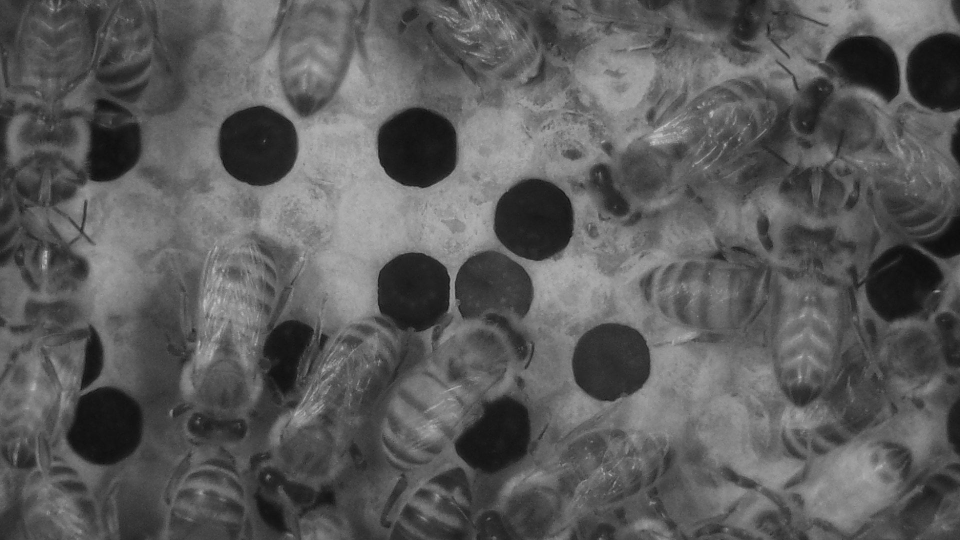
#> input picture AI/test_images/image_1219.jpg, 1920 x 1080 px, found by its file name (shown at 1/2 size)
$ python grid_fitting.py
#> lines starting #> are read from the running program, lines starting #| are printed output that depends on the picture; after the words box and inside, x2 and y2 are one past the last pixel; in counts of white or black regions, pixels touching at a corner belong together
import cv2
import numpy as np
from AI.preprocess import *
from AI.detect import *

sample_image = cv2.imread('AI/test_images/image_1219.jpg')
#> sample_image is the input picture: shape (1080, 1920, 3); min 5, max 207, mean 91.3
sample_image_rgb = sample_image.copy()
sample_image = cv2.cvtColor(sample_image, cv2.COLOR_BGR2GRAY)
#> sample_image: shape (1080, 1920)
FOUR_OVER_ROOT3 = 2.309401077
TWO_OVER_ROOT3 = 1.154700538
ROOT3 = 1.732050808


# [39 lines left out: function draw_hexagon, not called in this run]


circle_org = (515, 291, 79) # x, y, r

circle = (515, 291, 79)
x, y, r = circle
height, width = sample_image.shape
#> height = 1080; width = 1920


# the bottom boundaries for the circles
supposed_cells = []

line_height = y + r
while line_height < height:
    cv2.line(sample_image_rgb, (0, line_height),  (width - 1, line_height), (255, 0, 0), 1)
    line_height += int(r * 3 * TWO_OVER_ROOT3 + 15)
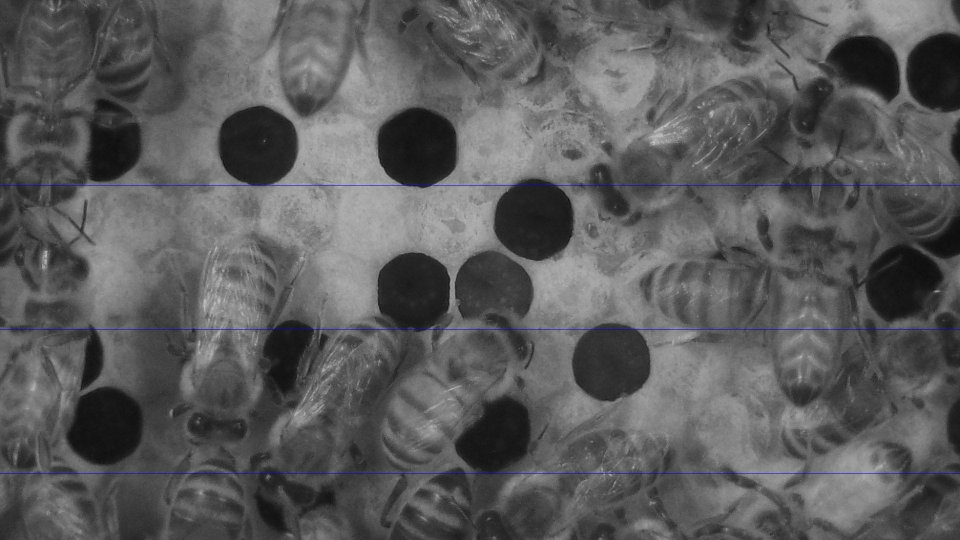
#> sample_image_rgb: shape (1080, 1920, 3) (shown at 1/2 size); 0.28% of pixels changed, all inside (x1, y1, x2, y2) = (0, 370, 1920, 947)
#> after the loop, line_height = 1234

line_height = y + r - int(r * 3 * TWO_OVER_ROOT3 + 15)
while (line_height > 0):
    cv2.line(sample_image_rgb, (0, line_height),  (width - 1, line_height), (255, 0, 0), 1)
    line_height -= int(r * 3 * TWO_OVER_ROOT3 + 15)
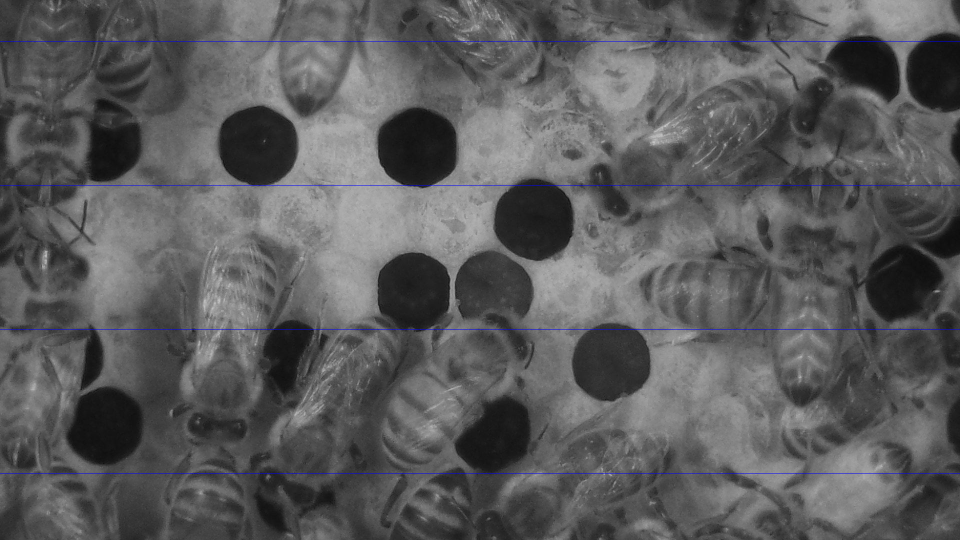
#> sample_image_rgb: shape (1080, 1920, 3) (shown at 1/2 size); 0.09% of pixels changed, all inside (x1, y1, x2, y2) = (0, 82, 1920, 83)
#> after the loop, line_height = -206

# the top boundaries for the circles
line_height = y - r
while line_height > 0:
    cv2.line(sample_image_rgb, (0, line_height),  (width - 1, line_height), (0, 0, 255), 1)
    line_height -= int(r * 3 *TWO_OVER_ROOT3 + 15)
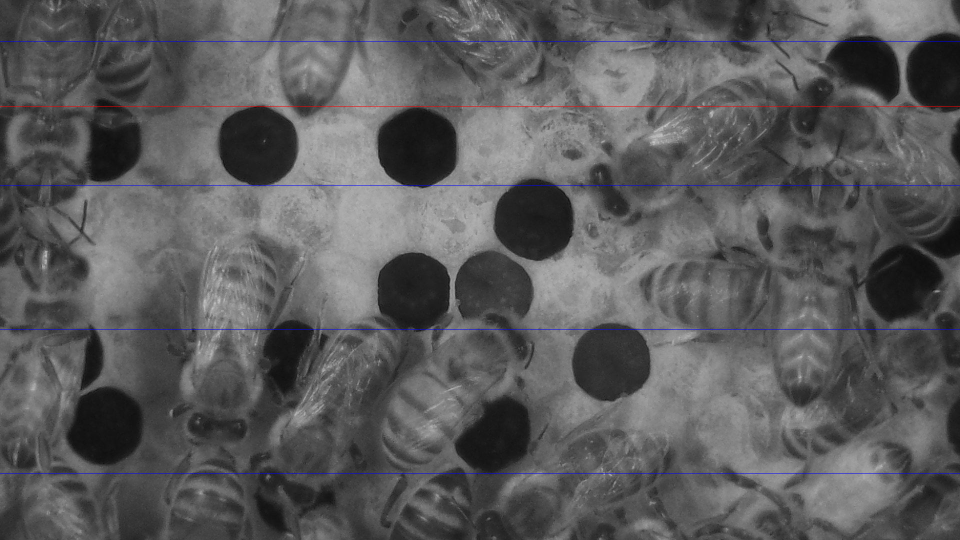
#> sample_image_rgb: shape (1080, 1920, 3) (shown at 1/2 size); 0.09% of pixels changed, all inside (x1, y1, x2, y2) = (0, 212, 1920, 213)
#> after the loop, line_height = -76

line_height = y - r + int(r * 3 *TWO_OVER_ROOT3 + 15)
while (line_height < height):
    cv2.line(sample_image_rgb, (0, line_height),  (width - 1, line_height), (0, 0, 255), 1)
    line_height += int(r * 3 * TWO_OVER_ROOT3 + 15)
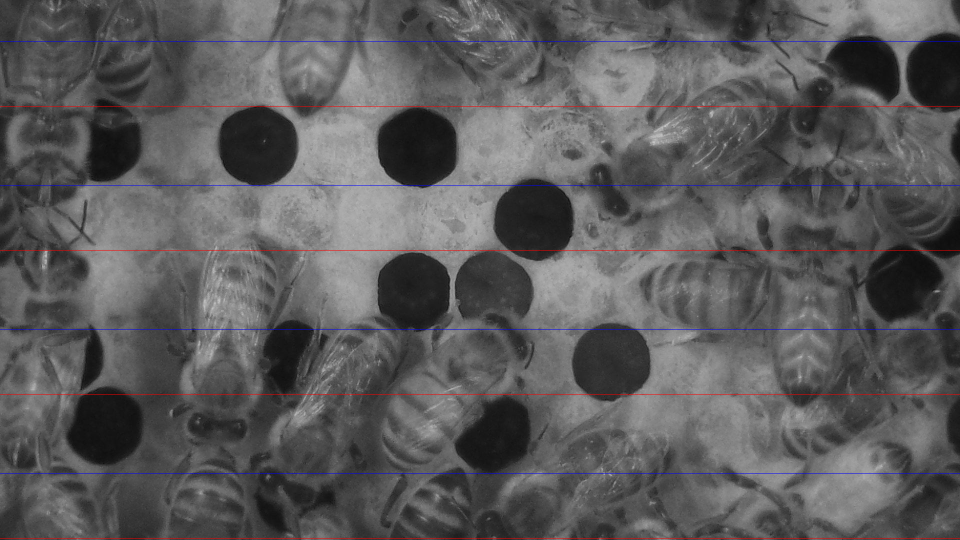
#> sample_image_rgb: shape (1080, 1920, 3) (shown at 1/2 size); 0.28% of pixels changed, all inside (x1, y1, x2, y2) = (0, 500, 1920, 1077)
#> after the loop, line_height = 1364

# the right boundaries for the circles
vertical_line = x + r
while vertical_line > 0:
    cv2.line(sample_image_rgb, (vertical_line, 0),  (vertical_line, height - 1), (0, 255, 0), 1)
    vertical_line -= int(2 * r)
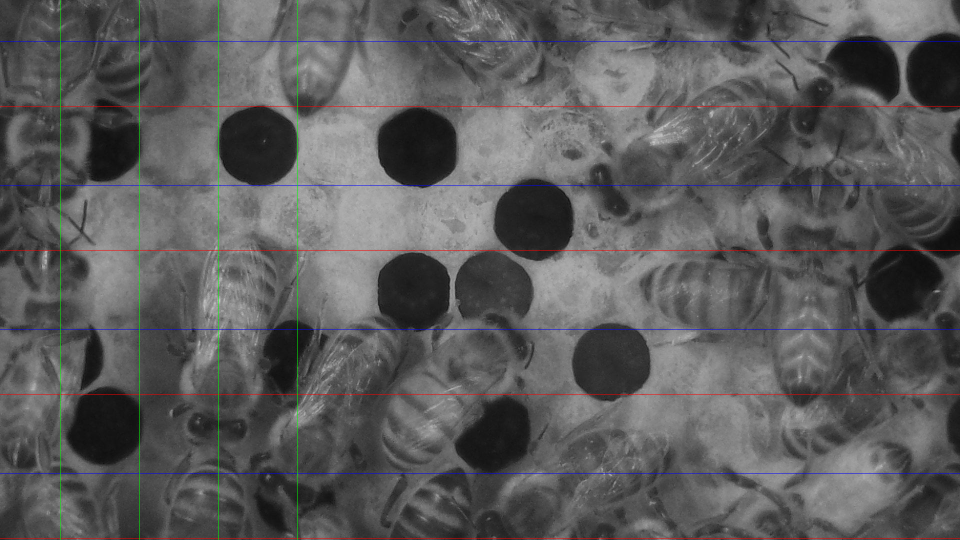
#> sample_image_rgb: shape (1080, 1920, 3) (shown at 1/2 size); 0.21% of pixels changed, all inside (x1, y1, x2, y2) = (120, 0, 595, 1080)
#> after the loop, vertical_line = -38

# the left boundaries for the circles
vertical_line = x - r
while vertical_line < width:
    cv2.line(sample_image_rgb, (vertical_line, 0),  (vertical_line, height - 1), (0, 255, 0), 1)
    vertical_line += int(2 * r)
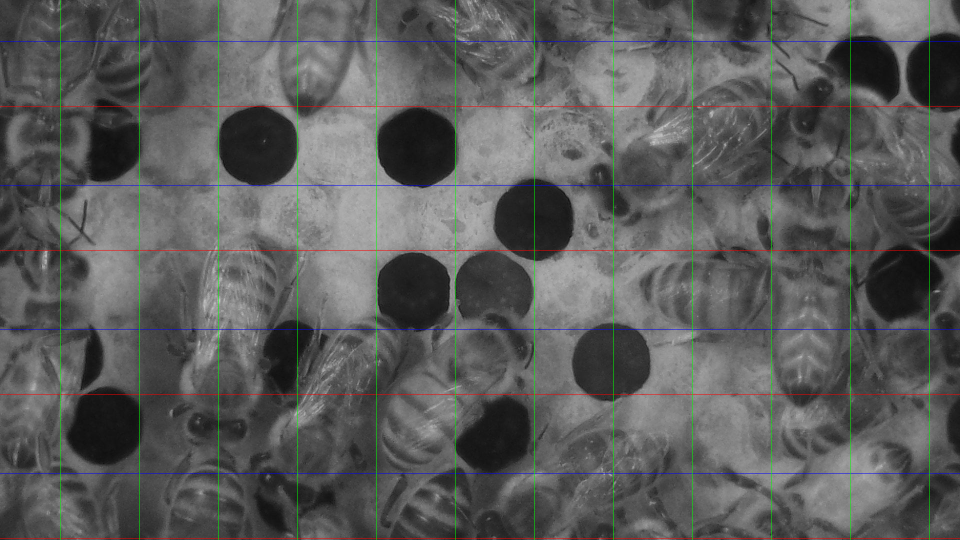
#> sample_image_rgb: shape (1080, 1920, 3) (shown at 1/2 size); 0.42% of pixels changed, all inside (x1, y1, x2, y2) = (752, 0, 1859, 1080)
#> after the loop, vertical_line = 2016

cv2.imshow('Line Drawn', sample_image_rgb)
cv2.waitKey(0)
cv2.destroyAllWindows()


# [27 lines left out: function detect_circle_on_clip, not called in this run]
    #circles = detect_hough(sample_image)


sample_image = cv2.imread('AI/test_images/Screenshot from 2023-12-25 16-27-20.png')
#> (the run stopped early here; a loop or call above may not have finished)

$ run again, with AI/test_images/image_1.jpg copied over AI/test_images/image_1219.jpg
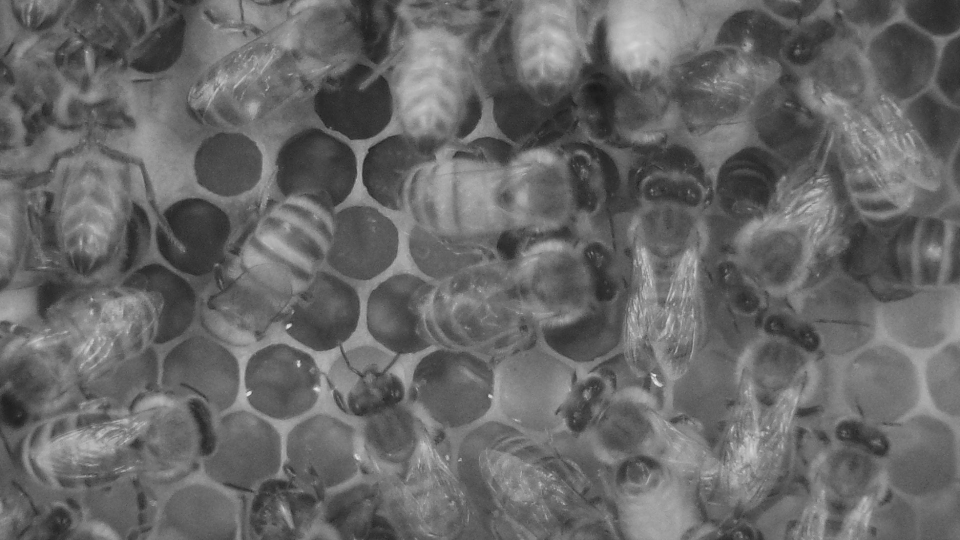
#> input picture AI/test_images/image_1.jpg, 1920 x 1080 px, found by its file name (shown at 1/2 size)
#> sample_image is the input picture: shape (1080, 1920, 3); min 19, max 236, mean 103.2
#> sample_image: shape (1080, 1920)
#> after the loop `while line_height < height:`: line_height = 1234
#> after the loop `while (line_height > 0):`: line_height = -206
#> after the loop `while line_height > 0:`: line_height = -76
#> after the loop `while (line_height < height):`: line_height = 1364
#> after the loop `while vertical_line > 0:`:
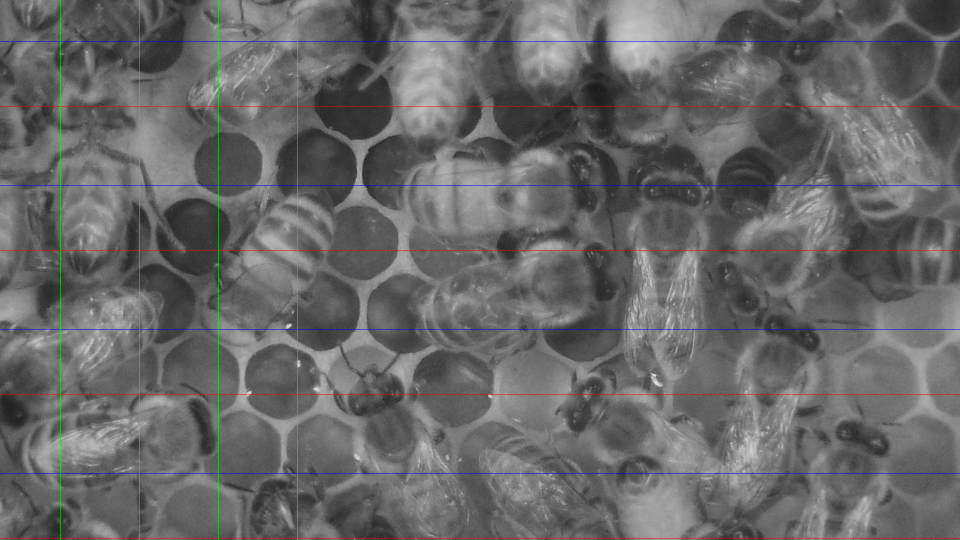
#> sample_image_rgb: shape (1080, 1920, 3) (shown at 1/2 size); mean B, G, R 103.2, 102.7, 103.2
#> after the loop `while vertical_line > 0:`: vertical_line = -38
#> after the loop `while vertical_line < width:`:
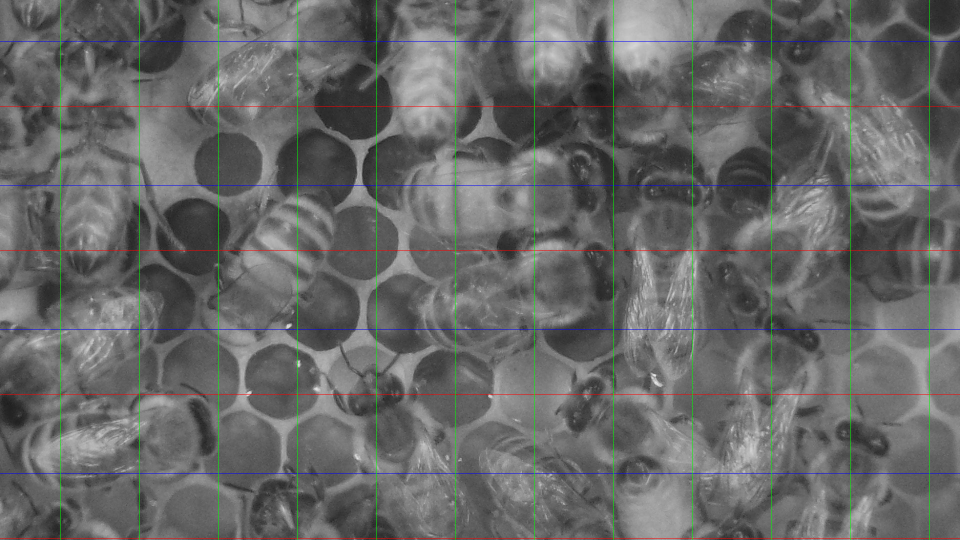
#> sample_image_rgb: shape (1080, 1920, 3) (shown at 1/2 size); 0.42% of pixels changed, all inside (x1, y1, x2, y2) = (752, 0, 1859, 1080)
#> after the loop `while vertical_line < width:`: vertical_line = 2016

$ run again, with AI/test_images/image_150.jpg copied over AI/test_images/image_1219.jpg
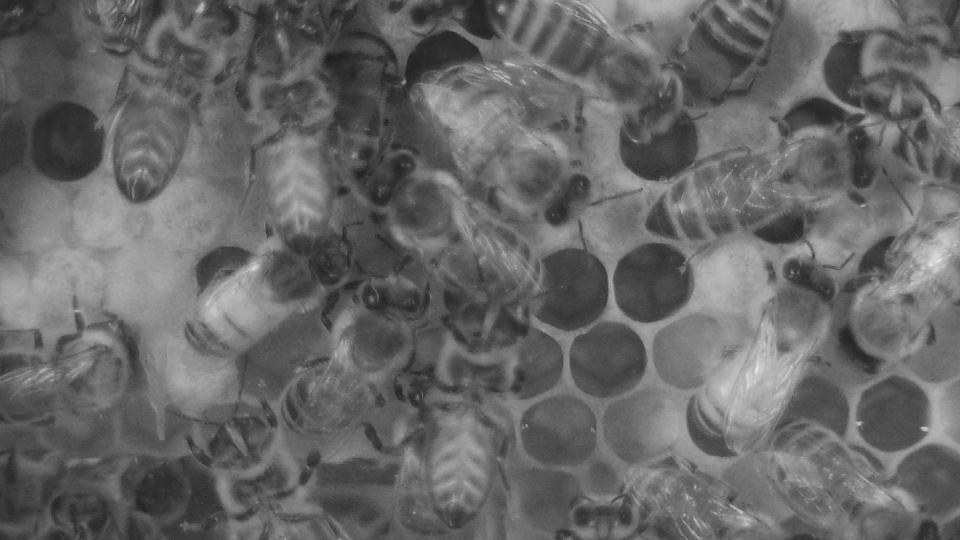
#> input picture AI/test_images/image_150.jpg, 1920 x 1080 px, found by its file name (shown at 1/2 size)
#> sample_image is the input picture: shape (1080, 1920, 3); min 13, max 234, mean 102.9
#> sample_image: shape (1080, 1920)
#> after the loop `while line_height < height:`: line_height = 1234
#> after the loop `while (line_height > 0):`: line_height = -206
#> after the loop `while line_height > 0:`: line_height = -76
#> after the loop `while (line_height < height):`: line_height = 1364
#> after the loop `while vertical_line > 0:`:
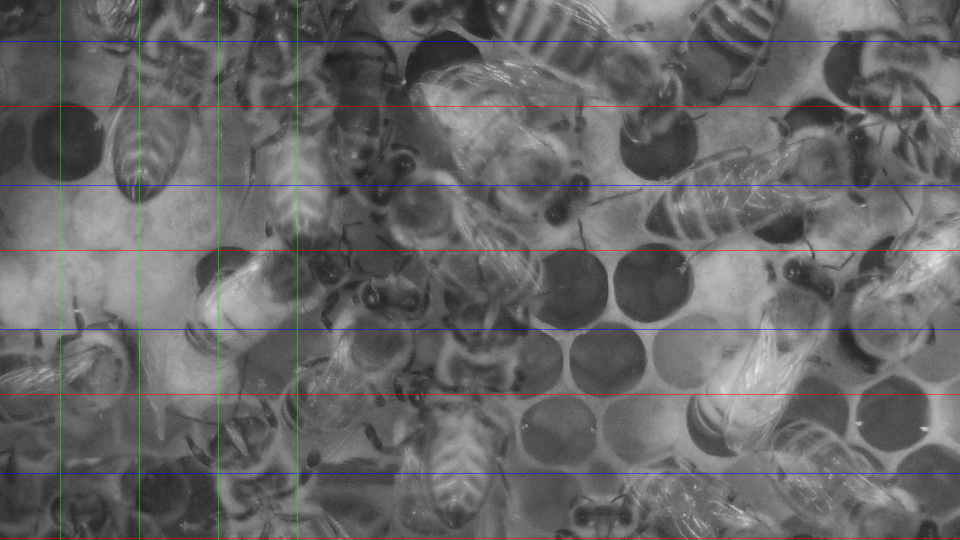
#> sample_image_rgb: shape (1080, 1920, 3) (shown at 1/2 size); mean B, G, R 102.9, 102.5, 102.9
#> after the loop `while vertical_line > 0:`: vertical_line = -38
#> after the loop `while vertical_line < width:`:
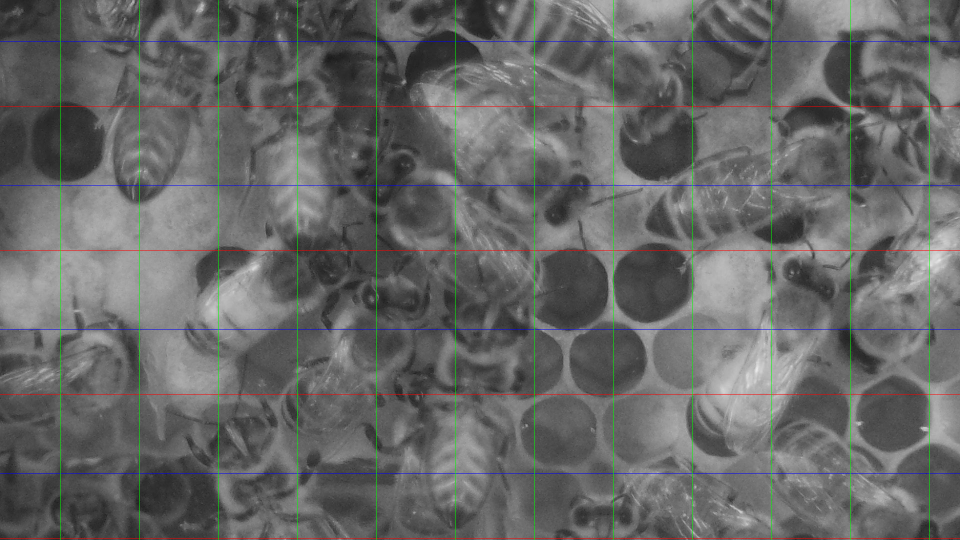
#> sample_image_rgb: shape (1080, 1920, 3) (shown at 1/2 size); 0.42% of pixels changed, all inside (x1, y1, x2, y2) = (752, 0, 1859, 1080)
#> after the loop `while vertical_line < width:`: vertical_line = 2016

$ run again, with AI/test_images/image_1625.jpg copied over AI/test_images/image_1219.jpg
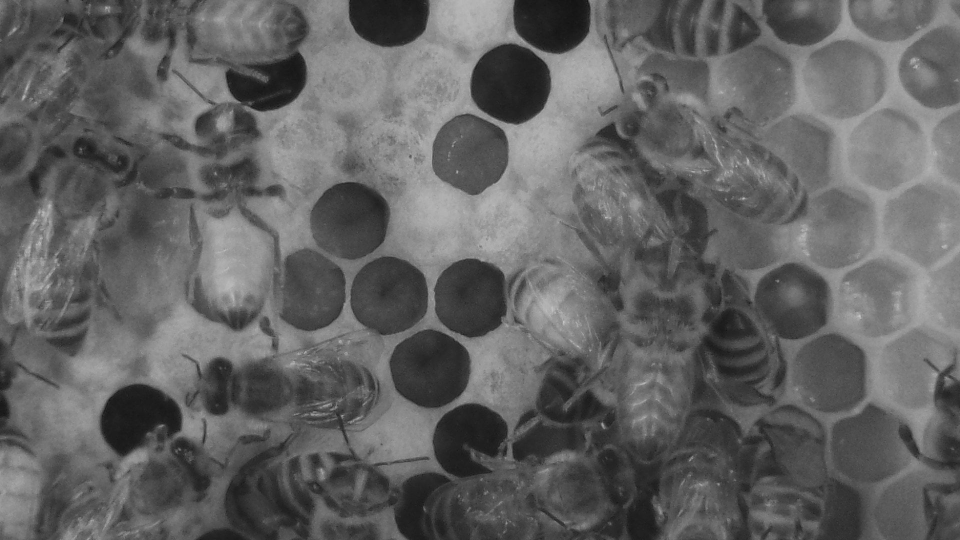
#> input picture AI/test_images/image_1625.jpg, 1920 x 1080 px, found by its file name (shown at 1/2 size)
#> sample_image is the input picture: shape (1080, 1920, 3); min 7, max 206, mean 98.2
#> sample_image: shape (1080, 1920)
#> after the loop `while line_height < height:`: line_height = 1234
#> after the loop `while (line_height > 0):`: line_height = -206
#> after the loop `while line_height > 0:`: line_height = -76
#> after the loop `while (line_height < height):`: line_height = 1364
#> after the loop `while vertical_line > 0:`:
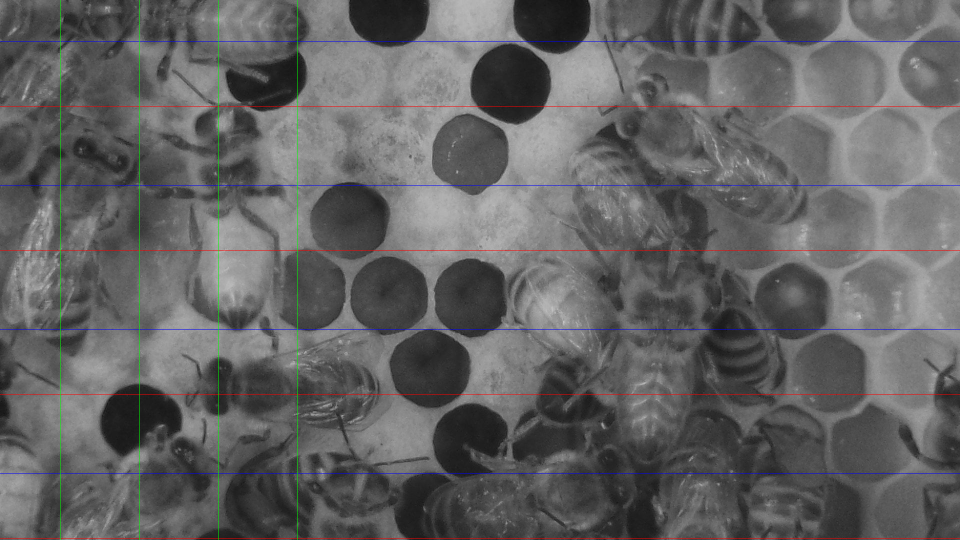
#> sample_image_rgb: shape (1080, 1920, 3) (shown at 1/2 size); mean B, G, R 98.3, 97.9, 98.3
#> after the loop `while vertical_line > 0:`: vertical_line = -38
#> after the loop `while vertical_line < width:`:
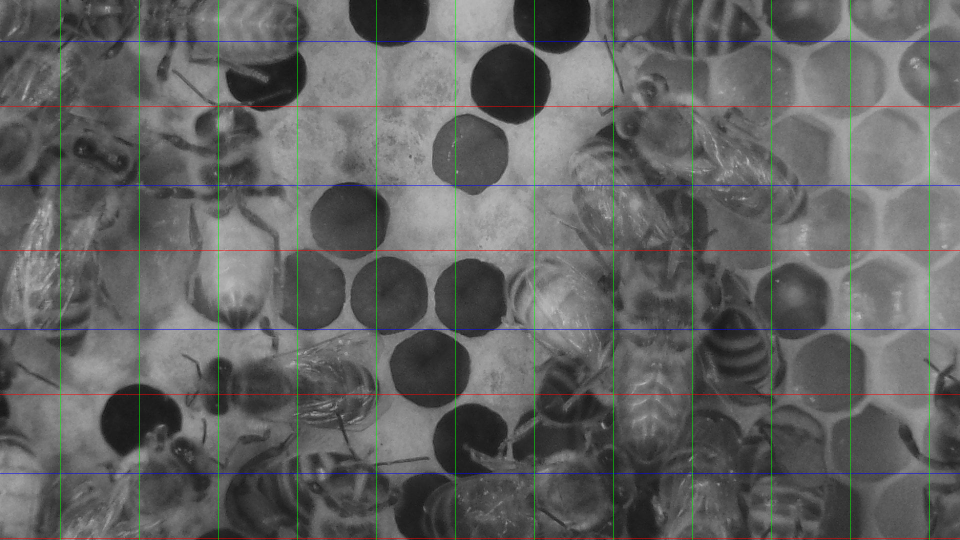
#> sample_image_rgb: shape (1080, 1920, 3) (shown at 1/2 size); 0.42% of pixels changed, all inside (x1, y1, x2, y2) = (752, 0, 1859, 1080)
#> after the loop `while vertical_line < width:`: vertical_line = 2016
